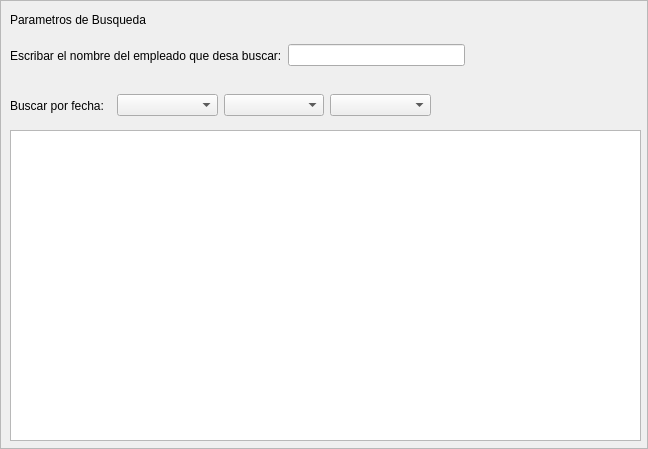
<?xml version="1.0" encoding="UTF-8"?>
<ui version="4.0">
 <class>FrameVerRegistros</class>
 <widget class="QFrame" name="FrameVerRegistros">
  <property name="geometry">
   <rect>
    <x>0</x>
    <y>0</y>
    <width>648</width>
    <height>449</height>
   </rect>
  </property>
  <property name="windowTitle">
   <string>Frame</string>
  </property>
  <property name="frameShape">
   <enum>QFrame::StyledPanel</enum>
  </property>
  <property name="frameShadow">
   <enum>QFrame::Raised</enum>
  </property>
  <widget class="QWidget" name="horizontalLayoutWidget">
   <property name="geometry">
    <rect>
     <x>10</x>
     <y>30</y>
     <width>631</width>
     <height>51</height>
    </rect>
   </property>
   <layout class="QHBoxLayout" name="horizontal_layout1">
    <item>
     <widget class="QLabel" name="label_2">
      <property name="text">
       <string>Escribar el nombre del empleado que desa buscar:</string>
      </property>
     </widget>
    </item>
    <item>
     <widget class="QLineEdit" name="input_busqueda"/>
    </item>
    <item>
     <spacer name="horizontalSpacer">
      <property name="orientation">
       <enum>Qt::Horizontal</enum>
      </property>
      <property name="sizeHint" stdset="0">
       <size>
        <width>40</width>
        <height>20</height>
       </size>
      </property>
     </spacer>
    </item>
   </layout>
  </widget>
  <widget class="QLabel" name="label_parametros">
   <property name="geometry">
    <rect>
     <x>10</x>
     <y>10</y>
     <width>151</width>
     <height>20</height>
    </rect>
   </property>
   <property name="text">
    <string>Parametros de Busqueda</string>
   </property>
  </widget>
  <widget class="QWidget" name="verticalLayoutWidget">
   <property name="geometry">
    <rect>
     <x>10</x>
     <y>130</y>
     <width>631</width>
     <height>311</height>
    </rect>
   </property>
   <layout class="QVBoxLayout" name="verticalLayout">
    <item>
     <widget class="QTableView" name="tabla_resultados"/>
    </item>
   </layout>
  </widget>
  <widget class="QWidget" name="horizontalLayoutWidget_2">
   <property name="geometry">
    <rect>
     <x>10</x>
     <y>90</y>
     <width>421</width>
     <height>31</height>
    </rect>
   </property>
   <layout class="QHBoxLayout" name="horizontal_layout2">
    <item>
     <widget class="QLabel" name="label_fecha">
      <property name="text">
       <string>Buscar por fecha:</string>
      </property>
     </widget>
    </item>
    <item>
     <widget class="QComboBox" name="select_dia"/>
    </item>
    <item>
     <widget class="QComboBox" name="select_mes"/>
    </item>
    <item>
     <widget class="QComboBox" name="select_ano"/>
    </item>
   </layout>
  </widget>
 </widget>
 <resources/>
 <connections/>
</ui>
